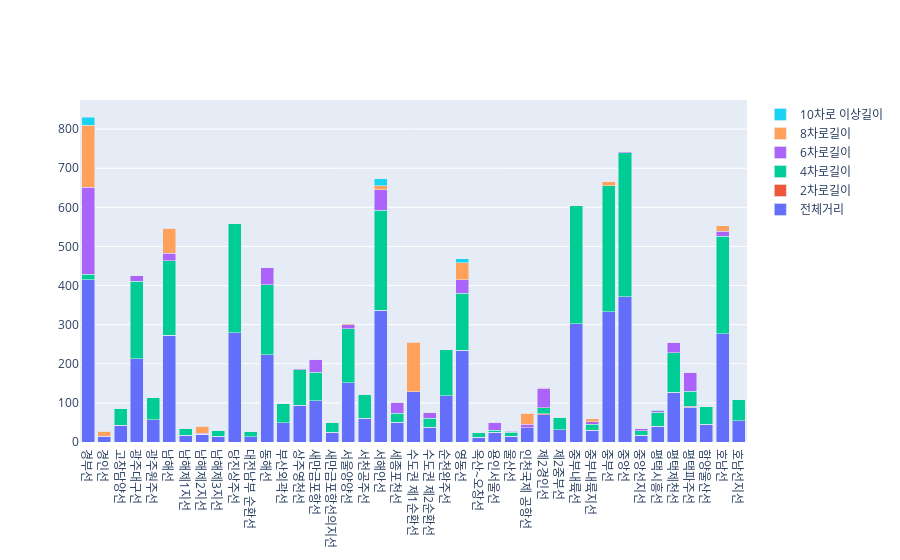

The cell this chart's notebook holds for it:
### Code cell
fig.update_xaxes(categoryorder='category ascending')

### Figure 1 — Plotly figure (JSON) as saved in the notebook; plotly's stock layout.template omitted (floating-point values rounded to 4 significant figures)
{"data": [{"name": "전체거리", "type": "bar", "x": ["경부선", "남해선", "광주대구선", "함양울산선", "서해안선", "울산선", "평택파주선", "새만금포항선", "호남선", "순천완주선", "세종포천선", "당진상주선", "옥산~오창선", "중부선", "제2중부선", "평택제천선", "중부내륙선", "영동선", "광주원주선", "중앙선", "서울양양선", "동해선", "수도권\n제1순환선", "남해제1지선", "남해제2지선", "남해제3지선", "제2경인선", "경인선", "인천국제\n공항선", "서천공주선", "평택시흥선", "용인서울선", "새만금포항선의지선", "호남선지선", "고창담양선", "대전남부\n순환선", "상주영천선", "수도권\n제2순환선", "중부내륙지선", "중앙선지선", "부산외곽선", null], "y": [415.3, 273.2, 212.9, 44.98, 336.6, 14.3, 89.27, 105.9, 276.3, 117.8, 50.6, 278.9, 12.1, 332.5, 31.08, 126.9, 302.0, 234.4, 56.95, 370.8, 151.1, 222.6, 128.0, 17.88, 20.25, 15.26, 69.98, 13.44, 36.55, 61.36, 40.3, 25.45, 24.49, 53.97, 42.5, 13.28, 94, 38.14, 30, 17.42, 48.8, null]}, {"name": "2차로길이", "type": "bar", "x": ["경부선", "남해선", "광주대구선", "함양울산선", "서해안선", "울산선", "평택파주선", "새만금포항선", "호남선", "순천완주선", "세종포천선", "당진상주선", "옥산~오창선", "중부선", "제2중부선", "평택제천선", "중부내륙선", "영동선", "광주원주선", "중앙선", "서울양양선", "동해선", "수도권\n제1순환선", "남해제1지선", "남해제2지선", "남해제3지선", "제2경인선", "경인선", "인천국제\n공항선", "서천공주선", "평택시흥선", "용인서울선", "새만금포항선의지선", "호남선지선", "고창담양선", "대전남부\n순환선", "상주영천선", "수도권\n제2순환선", "중부내륙지선", "중앙선지선", "부산외곽선", null], "y": [0, 0, 0, 0, 0, 0, 2.4, 0, 0, 0, 0, 0, 0, 0, 0, 0, 0, 0, 0, 0, 0, 0, 0, 0, 0, 0, 2.18, 0, 0, 0, 0, 0, 0, 0, 0, 0, 0, 0, 0, 0, 0, null]}, {"name": "4차로길이", "type": "bar", "x": ["경부선", "남해선", "광주대구선", "함양울산선", "서해안선", "울산선", "평택파주선", "새만금포항선", "호남선", "순천완주선", "세종포천선", "당진상주선", "옥산~오창선", "중부선", "제2중부선", "평택제천선", "중부내륙선", "영동선", "광주원주선", "중앙선", "서울양양선", "동해선", "수도권\n제1순환선", "남해제1지선", "남해제2지선", "남해제3지선", "제2경인선", "경인선", "인천국제\n공항선", "서천공주선", "평택시흥선", "용인서울선", "새만금포항선의지선", "호남선지선", "고창담양선", "대전남부\n순환선", "상주영천선", "수도권\n제2순환선", "중부내륙지선", "중앙선지선", "부산외곽선", null], "y": [13.51, 190.6, 198.5, 44.98, 255.6, 10.57, 38.65, 72.68, 249.3, 117.8, 22.3, 278.9, 12.1, 322.8, 31.08, 101.1, 302.0, 146.0, 56.95, 368.9, 137.9, 179.7, 0, 17.88, 0, 14.33, 14.83, 0, 0, 61.36, 35.56, 4.9, 24.49, 53.97, 42.5, 13.28, 91.29, 22.74, 15.56, 10.98, 48.8, null]}, {"name": "6차로길이", "type": "bar", "x": ["경부선", "남해선", "광주대구선", "함양울산선", "서해안선", "울산선", "평택파주선", "새만금포항선", "호남선", "순천완주선", "세종포천선", "당진상주선", "옥산~오창선", "중부선", "제2중부선", "평택제천선", "중부내륙선", "영동선", "광주원주선", "중앙선", "서울양양선", "동해선", "수도권\n제1순환선", "남해제1지선", "남해제2지선", "남해제3지선", "제2경인선", "경인선", "인천국제\n공항선", "서천공주선", "평택시흥선", "용인서울선", "새만금포항선의지선", "호남선지선", "고창담양선", "대전남부\n순환선", "상주영천선", "수도권\n제2순환선", "중부내륙지선", "중앙선지선", "부산외곽선", null], "y": [221.9, 19.4, 14.35, 0, 53.21, 2.79, 48.22, 33.18, 12.68, 0, 28.3, 0, 0, 0, 0, 25.8, 0, 34.95, 0, 1.89, 11.22, 42.95, 0, 0, 2.02, 0.54, 50.14, 1.14, 9.3, 0, 4.109, 20.55, 0, 0, 0, 0, 2.71, 15.4, 6.66, 6.44, 0, null]}, {"name": "8차로길이", "type": "bar", "x": ["경부선", "남해선", "광주대구선", "함양울산선", "서해안선", "울산선", "평택파주선", "새만금포항선", "호남선", "순천완주선", "세종포천선", "당진상주선", "옥산~오창선", "중부선", "제2중부선", "평택제천선", "중부내륙선", "영동선", "광주원주선", "중앙선", "서울양양선", "동해선", "수도권\n제1순환선", "남해제1지선", "남해제2지선", "남해제3지선", "제2경인선", "경인선", "인천국제\n공항선", "서천공주선", "평택시흥선", "용인서울선", "새만금포항선의지선", "호남선지선", "고창담양선", "대전남부\n순환선", "상주영천선", "수도권\n제2순환선", "중부내륙지선", "중앙선지선", "부산외곽선", null], "y": [159.5, 63.19, 0, 0, 9.64, 0.94, 0, 0, 14.28, 0, 0, 0, 0, 9.65, 0, 0, 0, 43.31, 0, 0, 1.98, 0, 126.9, 0, 18.23, 0, 2.83, 12.3, 27.25, 0, 0, 0, 0, 0, 0, 0, 0, 0, 7.78, 0, 0, null]}, {"name": "10차로 이상길이", "type": "bar", "x": ["경부선", "남해선", "광주대구선", "함양울산선", "서해안선", "울산선", "평택파주선", "새만금포항선", "호남선", "순천완주선", "세종포천선", "당진상주선", "옥산~오창선", "중부선", "제2중부선", "평택제천선", "중부내륙선", "영동선", "광주원주선", "중앙선", "서울양양선", "동해선", "수도권\n제1순환선", "남해제1지선", "남해제2지선", "남해제3지선", "제2경인선", "경인선", "인천국제\n공항선", "서천공주선", "평택시흥선", "용인서울선", "새만금포항선의지선", "호남선지선", "고창담양선", "대전남부\n순환선", "상주영천선", "수도권\n제2순환선", "중부내륙지선", "중앙선지선", "부산외곽선", null], "y": [20.43, 0, 0, 0, 18.23, 0, 0, 0, 0, 0, 0, 0, 0, 0, 0, 0, 0, 10.15, 0, 0, 0, 0, 1.1, 0, 0, 0.39, 0, 0, 0, 0, 0.63, 0, 0, 0, 0, 0, 0, 0, 0, 0, 0, null]}], "layout": {"barmode": "stack", "xaxis": {"categoryorder": "category ascending"}}}
